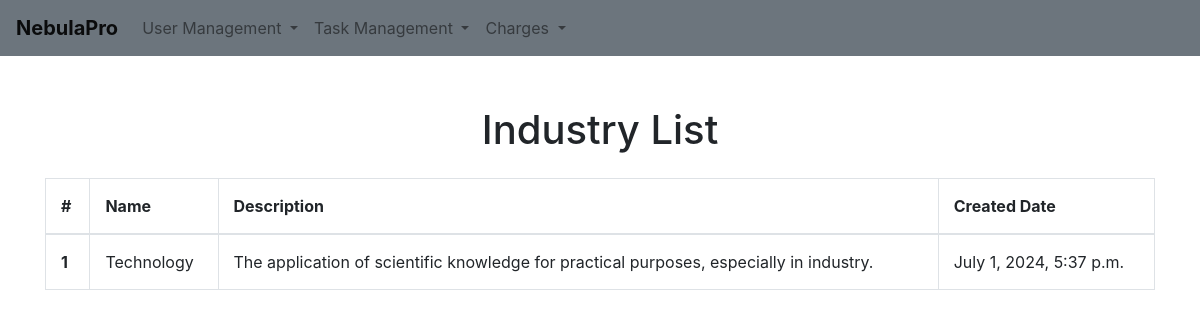
Page /industries/ on the earlier database version.
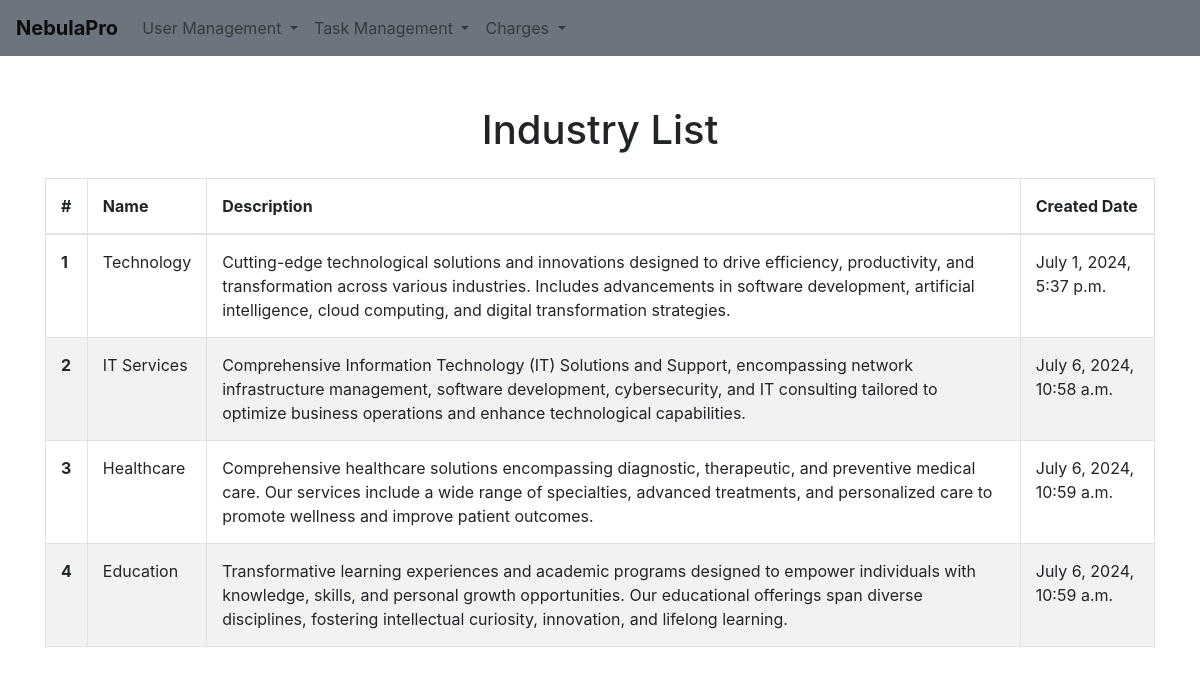
Same page on the later database version.
### task_management/models.py (models this page shows, shortened)
class Industry(models.Model):
    name = models.CharField(max_length=225)
    description = models.TextField()
    created_date = models.DateTimeField(auto_now_add=True)
    class Meta:
        verbose_name_plural = 'industries'

### task_management/views.py (the view)
# urls.py: path('industries/', IndustriesListView.as_view(), name='industries-list'),
class IndustriesListView(ListView):
    model = Industry
    template_name = 'industries_list.html'
    context_object_name = 'industries'

### task_management/templates/industries_list.html (shortened to what this page needs)
{% extends 'base.html' %}
{% load static %}
{% block extra_css %}
<link rel="stylesheet" href="{% static 'css/industry_list.css' %}">
{% endblock %}
{% block content %}
    <div class="container table-container">
        <div class="table-responsive">
            <h1 class="text-center mb-4">Industry List</h1>
            <table class="table table-bordered table-striped">
                <thead>
                    <tr>
                        <th scope="col">#</th>
                        <th scope="col">Name</th>
                        <th scope="col">Description</th>
                        <th scope="col">Created Date</th>
                    </tr>
                </thead>
                <tbody>
                    {% for industry in industries %}
                    <tr class="{% cycle 'table-striped-row-grey' 'table-striped-row-white' %}">
                        <th scope="row">{{ forloop.counter }}</th>
                        <td>{{ industry.name }}</td>
                        <td>{{ industry.description }}</td>
                        <td>{{ industry.created_date }}</td>
                    </tr>
                    {% endfor %}
                </tbody>
            </table>
        </div>
    </div>
{% endblock %}

Differences in the rows shown:
changed Industry "Technology": description "The application of scientific knowledge for practical purposes, especially in industry." → "Cutting-edge technological solutions and innovations designed to drive efficiency, productivity, and transformation across various industries. Includes advancements in software development, artificial intelligence, cloud computing, and digital transformation strategies."
added Industry: name "IT Services", description "Comprehensive Information Technology (IT) Solutions and Support, encompassing network infrastructure management, software development, cybersecurity, and IT consulting tailored to optimize business operations and enhance technological capabilities.", created_date "July 6, 2024, 10:58 a.m."
added Industry: name "Healthcare", description "Comprehensive healthcare solutions encompassing diagnostic, therapeutic, and preventive medical care. Our services include a wide range of specialties, advanced treatments, and personalized care to promote wellness and improve patient outcomes.", created_date "July 6, 2024, 10:59 a.m."
added Industry: name "Education", description "Transformative learning experiences and academic programs designed to empower individuals with knowledge, skills, and personal growth opportunities. Our educational offerings span diverse disciplines, fostering intellectual curiosity, innovation, and lifelong learning.", created_date "July 6, 2024, 10:59 a.m."
